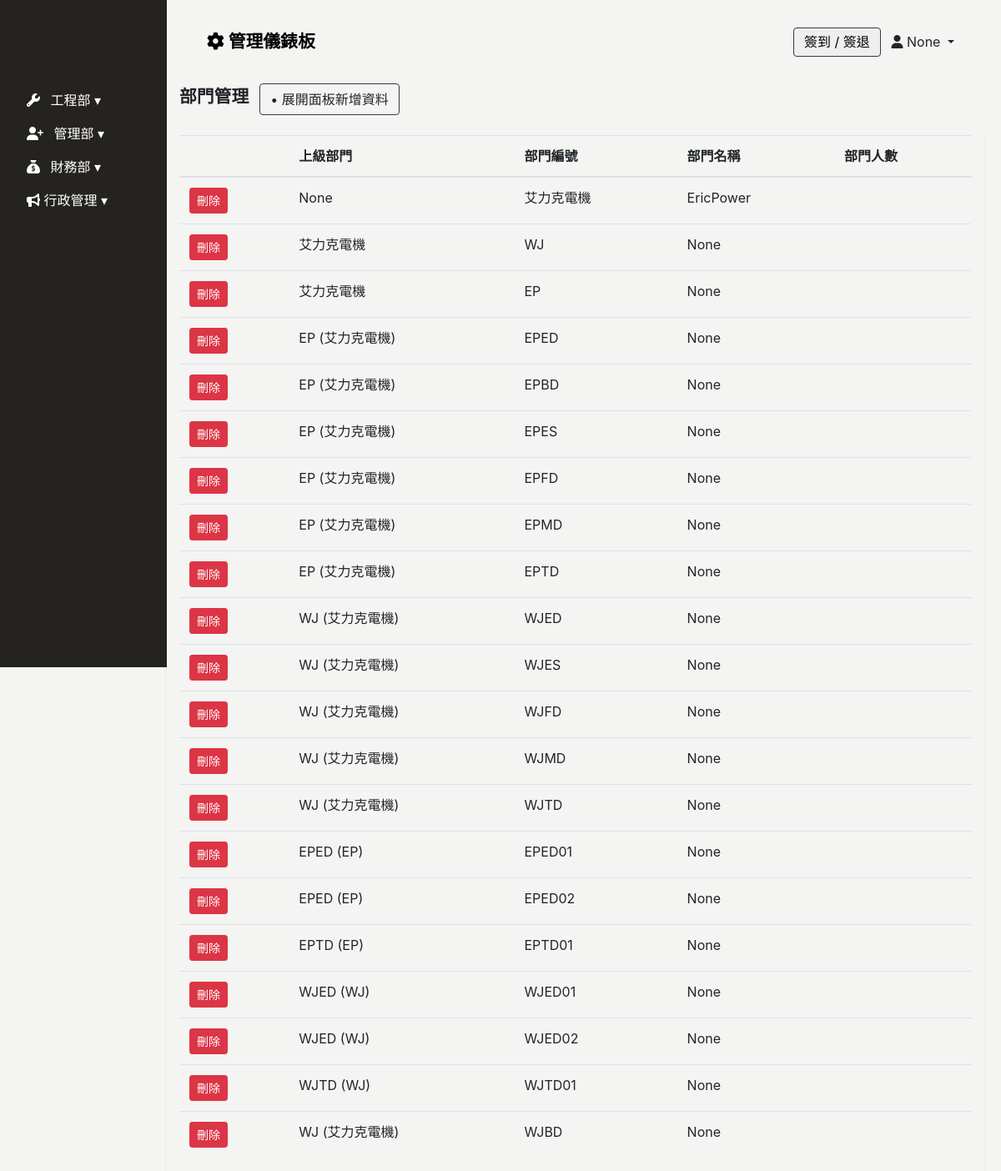
The page /department/ (signed in) on the database its author committed.
### Backend/models.py (models this page shows)
class Employee(models.Model):
    GENDER_CHOICES = [
        ('M', '男'),
        ('F', '女'),
    ]
    BLOOD_TYPE_CHOICES = [
        ('A', 'A型'),
        ('B', 'B型'),
        ('AB','AB型'),
        ('O', 'O型'),
    ]
    MARITAL_STATUS_CHOICES = [
        ('M', '已婚'),
        ('S', '未婚'),
        ('D', '離異'),
    ]
    MILITARY_STATUS_CHOICES = [
        ('M', '義務役'),
        ('E', '免服役'),
        ('A', '替代役'),
    ]
    user = models.OneToOneField(User, null=True, blank=True, on_delete=models.CASCADE)
    full_name = models.CharField(max_length=10, null=True, blank=True, verbose_name='員工名稱')
    employee_id	 = models.CharField(max_length=30, blank=True,verbose_name='員工ID')
    departments = models.ManyToManyField('Department', related_name='employees', blank=True, verbose_name='部門名稱')# 你可以通过department.employees.all()访问一个部门的所有员工。
    position = models.CharField(max_length=30, null=True, blank=True, verbose_name='職稱')
    phone_number = models.CharField(max_length=20, null=True, blank=True,verbose_name='手機號碼')
    contact_number = models.CharField(max_length=20, null=True, blank=True,verbose_name='聯絡電話')
    start_date = models.DateField(null=True, blank=True, verbose_name='到職日期')
    seniority = models.DecimalField(max_digits=3, decimal_places=1, null=True, blank=True, verbose_name='目前年資')
    id_number = models.CharField(max_length=20, null=True, blank=True, verbose_name='身份證字號')
    birthday = models.DateField(null=True, blank=True, verbose_name='出生日期')
    age = models.IntegerField(null=True, blank=True, verbose_name='年齡')
    gender = models.CharField(max_length=1, choices=GENDER_CHOICES, null=True, blank=True, verbose_name='性別')
    blood_type = models.CharField(max_length=2, choices=BLOOD_TYPE_CHOICES, null=True, blank=True, verbose_name='血型')
    birth_place = models.CharField(max_length=100, null=True, blank=True, verbose_name='出生地')
    marital_status = models.CharField(max_length=1, choices=MARITAL_STATUS_CHOICES, null=True, blank=True, verbose_name='婚姻狀況')
    military_status = models.CharField(max_length=1, choices=MILITARY_STATUS_CHOICES, null=True, blank=True, verbose_name='兵役狀況')
    permanent_address = models.CharField(max_length=50, null=True, blank=True, verbose_name='戶籍地址')
    current_address_city = models.CharField(max_length=50, null=True, blank=True, verbose_name='現居地址縣市')
    current_address = models.CharField(max_length=50, null=True, blank=True, verbose_name='現居地址')
    location = models.CharField(max_length=50, null=True, blank=True, verbose_name='所在地')
    company_email = models.EmailField(null=True, blank=True, verbose_name='公司E_Mail')
    personal_email = models.EmailField(null=True, blank=True, verbose_name='個人E_Mail')
    emergency_contact = models.CharField(max_length=50, null=True, blank=True, verbose_name='緊急聯絡人1')
    emergency_contact_relations = models.CharField(max_length=50, null=True, blank=True, verbose_name='關係1')
    emergency_contact_phone = models.CharField(max_length=20, null=True, blank=True, verbose_name='聯絡人電話1')
    created_date = models.DateField(default=timezone.now,verbose_name='建立日期')
    update_date = models.DateField(auto_now=True, verbose_name='更新日期')
    class Meta:
        verbose_name = "員工"   # 單數
        verbose_name_plural = verbose_name   #複數

class Department(models.Model):
    parent_department  = models.ForeignKey('self',max_length=30,  on_delete=models.SET_NULL, null=True, blank=True, verbose_name='上層部門')
    department_name = models.CharField(max_length=30, null=True, blank=True,verbose_name='部門名稱')
    department_id = models.CharField(max_length=20, null=True, blank=True,verbose_name='部門編號')
    created_date = models.DateField(default=timezone.now,verbose_name='建立日期')
    update_date = models.DateField(auto_now=True, verbose_name='更新日期')
    class Meta:
        verbose_name = "部門"   # 單數
        verbose_name_plural = verbose_name   #複數
    def __str__(self):
        if self.parent_department:
            return f"{self.department_name} ({self.parent_department.department_name})"
        return self.department_name

### Frontend/views.py (the view, shortened to what this page needs)
# urls.py: path('department/', login_required(views.Department.as_view()), name='department'),
class Department(ListView):
    model = Department
    template_name = 'department/department.html'
    context_object_name = 'department'

### Frontend/templates/department/department.html (shortened to what this page needs)
{% extends 'base/base_dashboard.html' %}
{% block import %}
{% load static%}
<link rel="stylesheet" href="{% static 'css/department/department.css' %}">
{% endblock %}
{% block main %}
<div class="main">
    <div class="department-header container mb-4">
        <span class="font-weight-bold" style="font-size: clamp(1rem, 2vw, 1.3rem);">
            部門管理
        </span>
        <a href=""
           class="btn border border-dark ml-2"
           data-toggle="collapse"
           data-target="#department-modal">
           • 展開面板新增資料
        </a>
    </div>
    <div class="container shadow-sm table-responsive">
        <table class="table table-hover">
            <thead>
                <tr>
                    <th></th>
                    <th>上級部門</th>
                    <th>部門編號</th>
                    <th>部門名稱</th>
                    <th>部門人數</th>
                </tr>
            </thead>
            <tbody>
                {% for d in department %}
                <tr>
                    <td><a href="#" class="btn btn-sm btn-danger">刪除</a></td>
                    <td>{{ d.parent_department }}</td>
                    <td>{{ d.department_name }}</td>
                    <td>{{ d.department_id }}</td>
                    <td></td>
                </tr>
                {% endfor %}
            </tbody>
        </table>
    </div>
</div>
{% endblock %}

### Frontend/templates/base/header.html (shortened to what this page needs)
<header class="d-flex justify-content-between align-items-center px-3 px-md-5">
    <div>
        <a href="{% url 'index' %}" style="color: #000; text-decoration: none;">
            <span class="font-weight-bold" style="font-size: clamp(1rem, 2vw, 1.3rem);">
                <i class="fa-solid fa-gear"></i> 管理儀錶板
            </span>
        </a>
    </div>
    <div>
        <button type="button"
                class="border border-dark rounded mr-2"
                data-toggle="modal"
                data-target="#clock-inout"
                @click="catchDateTime">簽到 / 簽退
        </button>
        <span class="dropdown-toggle mr-2" data-toggle="dropdown">
            <i class="fa-solid fa-user"></i> {{ request.user.employee.full_name }}
        </span>
    </div>
</header>
{% load static %}

### static/css/base/base.css (style rules this page uses)
:root { --sidebar-width: 200px; --theme-black: #252320; --theme-white: #f4f4f3; }
body { background: var(--theme-white); }

### static/css/index/index-login.css (style rules this page uses)
.main { width: calc(100vw - var(--sidebar-width) - 20px); position: relative; left: var(--sidebar-width); top: 100px; }
header { width: calc(100vw - var(--sidebar-width)); height: 100px; background: var(--theme-white); position: fixed; left: var(--sidebar-width); z-index: 1; }
header button { width: 105px; height: 35px; }

### rows shown on the page
Department: parent_department "None", department_name "艾力克電機", department_id "EricPower"
Department: parent_department "艾力克電機", department_name "WJ", department_id "None"
Department: parent_department "艾力克電機", department_name "EP", department_id "None"
Department: parent_department "EP (艾力克電機)", department_name "EPED", department_id "None"
Department: parent_department "EP (艾力克電機)", department_name "EPBD", department_id "None"
Department: parent_department "EP (艾力克電機)", department_name "EPES", department_id "None"
Department: parent_department "EP (艾力克電機)", department_name "EPFD", department_id "None"
Department: parent_department "EP (艾力克電機)", department_name "EPMD", department_id "None"
Department: parent_department "EP (艾力克電機)", department_name "EPTD", department_id "None"
Department: parent_department "WJ (艾力克電機)", department_name "WJED", department_id "None"
Department: parent_department "WJ (艾力克電機)", department_name "WJES", department_id "None"
Department: parent_department "WJ (艾力克電機)", department_name "WJFD", department_id "None"
Department: parent_department "WJ (艾力克電機)", department_name "WJMD", department_id "None"
Department: parent_department "WJ (艾力克電機)", department_name "WJTD", department_id "None"
Department: parent_department "EPED (EP)", department_name "EPED01", department_id "None"
Department: parent_department "EPED (EP)", department_name "EPED02", department_id "None"
Department: parent_department "EPTD (EP)", department_name "EPTD01", department_id "None"
Department: parent_department "WJED (WJ)", department_name "WJED01", department_id "None"
Department: parent_department "WJED (WJ)", department_name "WJED02", department_id "None"
Department: parent_department "WJTD (WJ)", department_name "WJTD01", department_id "None"
Department: parent_department "WJ (艾力克電機)", department_name "WJBD", department_id "None"

### other values the page prints
{{ request.user.employee.full_name }} "None"
